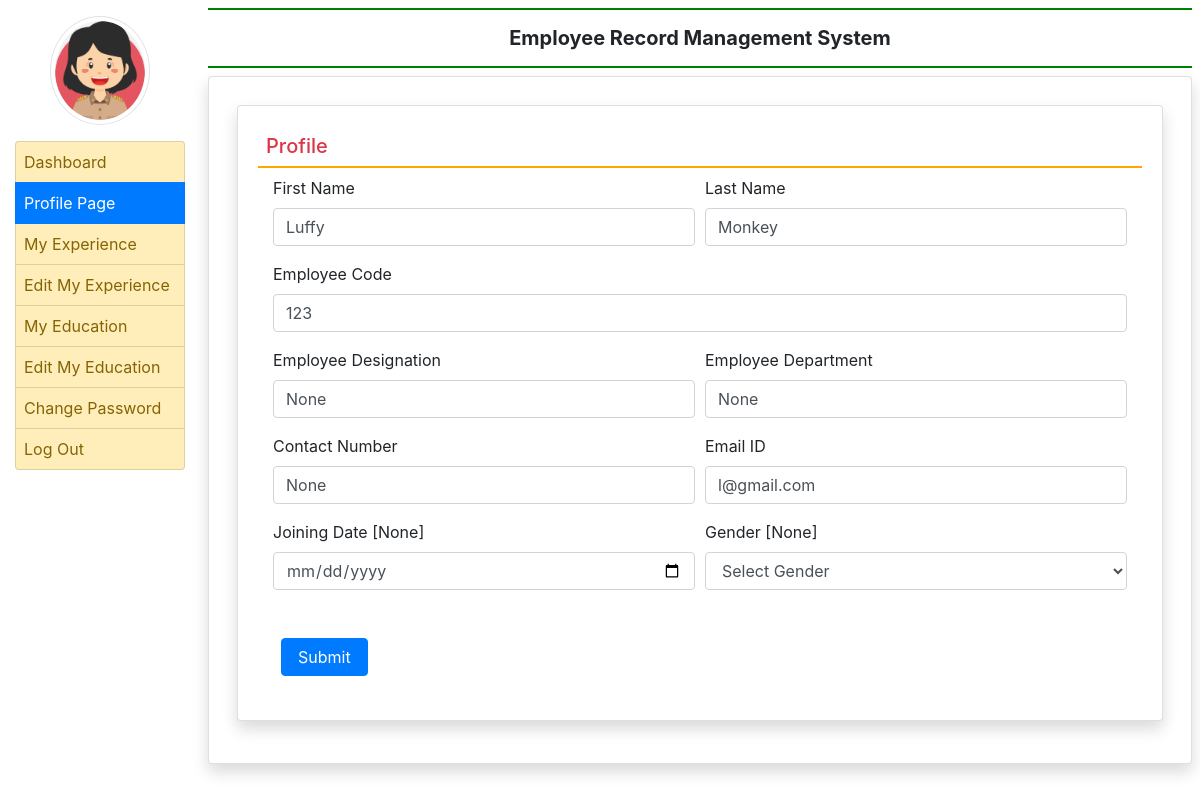
Screenshot of /profile/ (signed in) with the database file from the repository.
### employee/models.py (models this page shows, shortened)
class EmployeeDetail(models.Model):
    user = models.ForeignKey(User,on_delete=models.CASCADE)
    empcode = models.CharField(max_length=50)
    empdept = models.CharField(max_length=100,null=True)
    designation = models.CharField(max_length=100,null=True)
    contact = models.CharField(max_length=15,null=True)
    gender = models.CharField(max_length=50,null=True)
    joiningdate= models.DateField(null=True)

### employee/views.py (the view, shortened to what this page needs)
# urls.py: path('profile/',profile, name='profile'),
def profile(request):
    if not request.user.is_authenticated:
        return redirect('emp_login')
    error = ""
    user = request.user
    employee = EmployeeDetail.objects.get(user=user)
    return render(request,'profile.html',locals())

### employee/templates/profile.html (shortened to what this page needs)
{% extends 'emp_base.html' %}
{% block main %}
<div class="card shadow m-2">
    <div class="card-body">
        <h5 class = "p-2 text-danger" style="border-bottom : 2px solid orange"> Profile </h5>
 <div class="container-fluid">
     <form method ="post" >
         <div class="form-row">
             <div class="col-sm-6">
                 <div class="form-group">
                     <label>First Name</label>
                     <input type="text" name="firstname" class="form-control" placeholder="Enter First Name" pattern="[A-Za-z]+" value="{{employee.user.first_name}}">
                 </div>
             </div>
     <div class="col-sm-6">
                 <div class="form-group">
                     <label>Last Name</label>
                     <input type="text" name="lastname" class="form-control" placeholder="Enter Last Name" pattern="[A-Za-z]+" value="{{employee.user.last_name}}">
                 </div>
             </div>
              <div class="col-sm-12">
                 <div class="form-group">
                     <label>Employee Code</label>
                     <input type="text" name="empcode" class="form-control" placeholder="Enter Your Employee code" pattern="[0-9]+" value="{{employee.empcode}}">
                 </div>
             </div>
              <div class="col-sm-6">
                 <div class="form-group">
                     <label>Employee Designation</label>
                     <input type="text" name="designation" class="form-control" placeholder="designation" value="{{employee.designation}}">
                 </div>
             </div>
                 <div class="col-sm-6">
                     <div class="form-group">
                         <label>Employee Department</label>
                         <input type="text" name="department" class="form-control" placeholder="department" value="{{employee.empdept}}">
                  </div>
                </div>
             <div class="col-sm-6">
                 <div class="form-group">
                     <label>Contact Number</label>
                     <input type="text" name="contact" class="form-control" placeholder="Enter password"value="{{employee.contact}}">
                 </div>
             </div>
              <div class="col-sm-6">
                 <div class="form-group">
                     <label>Email ID</label>
                     <input type="email" name="email" class="form-control" placeholder="Email address" value="{{employee.user.username}}">
                 </div>
             </div>
              <div class="col-sm-6">
                 <div class="form-group">
                     <label>Joining Date [{{employee.joiningdate}}] </label>
                     <input type="date" name="jdate" class="form-control" >
                 </div>
             </div>
              <div class="col-sm-6">
                 <div class="form-group">
                     <label>Gender [{{employee.gender}}] </label>
                       <select name="gender" class="form-control">
                         <option value="None">Select Gender</option>
                     </select>
                 </div>
             </div>
            </div>
            <br>
            <input type="Submit" value="Submit" class="m-2 px-3 btn btn-primary">
        </form>
        </div>
    </div>
</div>
{% endblock %}

### rows the page displays
EmployeeDetail: firstname "Luffy", lastname "Monkey", empcode "123", designation "None", department "None", email "l@gmail.com", joiningdate "None", gender "None"
